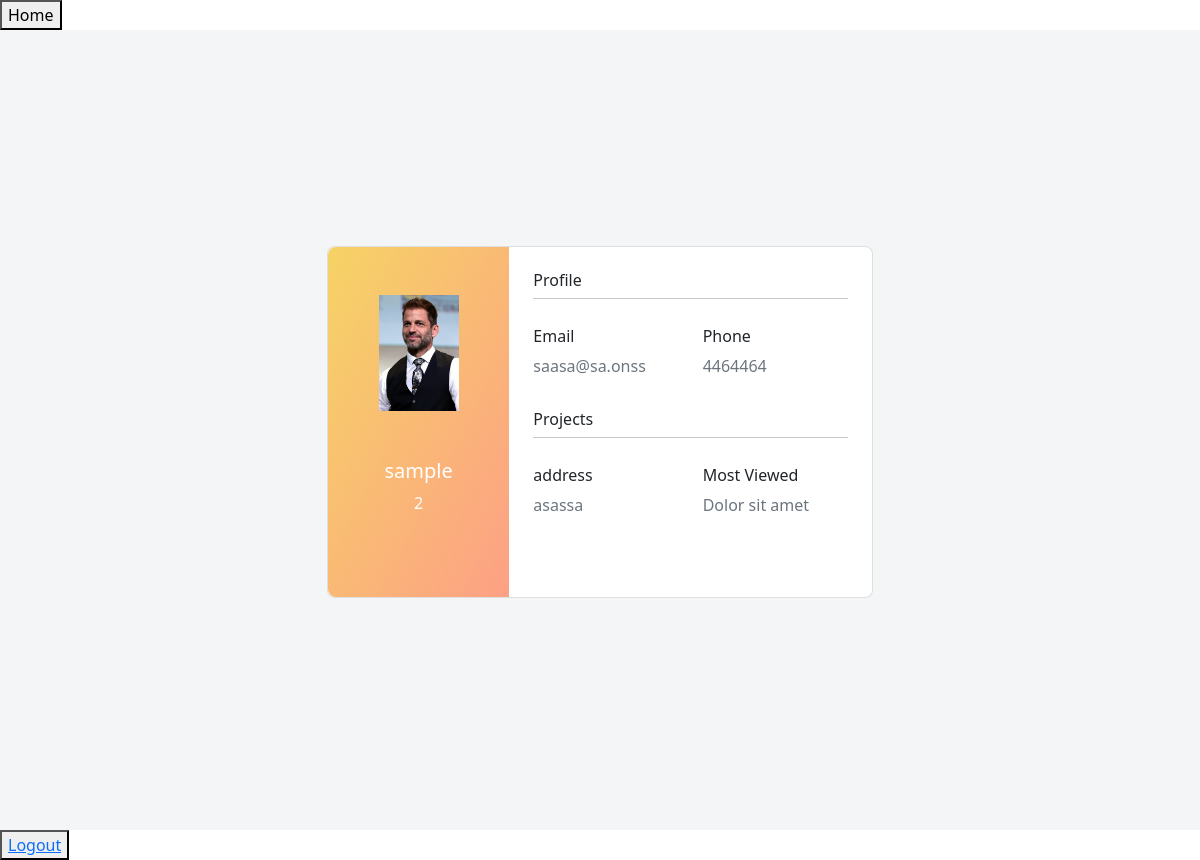
/profile (signed in), run on the app's committed database.
### student/models.py (models this page shows, shortened)
class StudentProfile(models.Model):
    student=models.ForeignKey(Account, on_delete=models.CASCADE, null=True)
    address=models.TextField(max_length=300, null=True)
    dob=models.DateField(null=True)
    image=models.ImageField(max_length=2500,null=True)
    phone=models.IntegerField(null=True)

### accounts/models.py (models this page shows, shortened)
class Account(AbstractBaseUser):
    first_name = models.CharField(max_length=50)
    last_name = models.CharField(max_length=50)
    username = models.CharField(max_length=50, unique=True)
    email = models.EmailField(max_length=100, unique=True)
    phone_number = models.CharField(max_length=50)
    date_joined = models.DateTimeField(auto_now_add=True)
    last_login = models.DateTimeField(auto_now_add=True)
    is_admin = models.BooleanField(default=False)
    is_staff = models.BooleanField(default=False)
    is_active = models.BooleanField(default=True)
    is_superadmin = models.BooleanField(default=False)
    USERNAME_FIELD = "username"
    REQUIRED_FIELDS = ["email", "first_name", "last_name"]
    objects = MyAccountManager()

### student/views.py (the view)
# urls.py: path("profile", views.showProfile, name="profile"),
def showProfile(request):
    profile = StudentProfile.objects.filter(student=request.user)
    if not profile:
        return redirect("add")
    context = {"profile": profile}
    return render(request, "profile.html", context)

### student/templates/profile.html (shortened to what this page needs)
<!DOCTYPE html>
<html lang="en">
<head>
    <link href="https://cdn.jsdelivr.net/npm/bootstrap@5.0.2/dist/css/bootstrap.min.css" rel="stylesheet"
>
</head>
<body>
    <a href="home"> <button>Home</button></a>
    <section class="vh-100" style="background-color: #f4f5f7;">
        <div class="container py-5 h-100">
            <div class="row d-flex justify-content-center align-items-center h-100">
                <div class="col col-lg-6 mb-4 mb-lg-0">
                    <div class="card mb-3" style="border-radius: .5rem;">
                        {% for pro in profile %}
                        <div class="row g-0">
                            <div class="col-md-4 gradient-custom text-center text-white"
                                style="border-top-left-radius: .5rem; border-bottom-left-radius: .5rem;">
                                <img src="{{pro.image.url}}" alt="Avatar" class="img-fluid my-5" style="width: 80px;" />
                                <h5>{{pro.student.first_name}}</h5>
                                <p>{{pro.student.last_name}}</p>
                            </div>
                            <div class="col-md-8">
                                <div class="card-body p-4">
                                    <h6>Profile</h6>
                                    <hr class="mt-0 mb-4">
                                    <div class="row pt-1">
                                        <div class="col-6 mb-3">
                                            <h6>Email</h6>
                                            <p class="text-muted">{{pro.student.email}}</p>
                                        </div>
                                        <div class="col-6 mb-3">
                                            <h6>Phone</h6>
                                            <p class="text-muted">{{pro.phone}}</p>
                                        </div>
                                    </div>
                                    <h6>Projects</h6>
                                    <hr class="mt-0 mb-4">
                                    <div class="row pt-1">
                                        <div class="col-6 mb-3">
                                            <h6>address</h6>
                                            <p class="text-muted">{{pro.address}}</p>
                                        </div>
                                        <div class="col-6 mb-3">
                                            <h6>Most Viewed</h6>
                                            <p class="text-muted">Dolor sit amet</p>
                                        </div>
                                    </div>
                                    <div class="d-flex justify-content-start">
                                        <a href="#!"></a>
                                        <a href="#!"></a>
                                    </div>
                                </div>
                            </div>
                        </div>
                        {% endfor %}
                    </div>
                </div>
            </div>
        </div>
    </section>
    <button> <a href="logout"> Logout
        </a>
    </button>
</body>
</html>

### student/templates/profile.html (style rules this page uses)
.gradient-custom { background: #f6d365; background: -webkit-linear-gradient(to right bottom, rgba(246, 211, 101, 1), rgba(253, 160, 133, 1)); background: linear-gradient(to right bottom, rgba(246, 211, 101, 1), rgba(253, 160, 133, 1)) }

### data on the page
StudentProfile: image (picture), student.first_name "sample", student.last_name "2", student.email "saasa@sa.onss", phone "4464464", address "asassa"
